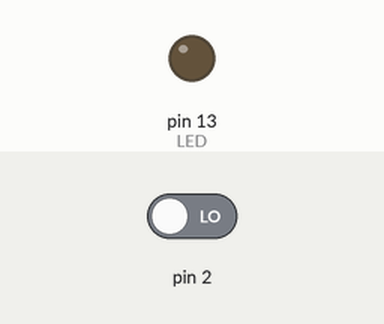
Bench run of a sketch on a simulated Arduino Uno, built with avr-gcc and run on an emulated ATmega328P. Parts: output pins drawn as LEDs (lit = HIGH). Inputs (shaded band) come from the test bench; at power-on: pin 2 LOW.

Above: at 0.8 s.
0.9 s: pin 2 driven HIGH
At 1.8 s:
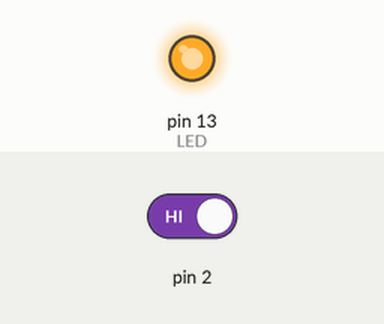
Timing chart, 0 to 3.9 s (numbered marks = the images above; inputs shaded):
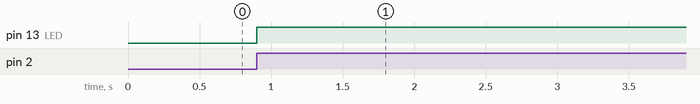

The sketch:

3c.ino
```cpp
#include <avr/io.h>

int main(void)
{
    // LED (PB5 / Pin 13) as output
    DDRB |= (1 << DDB5);

    // Button (PD2 / Pin 2) as input
    DDRD &= ~(1 << DDD2);

    uint8_t led_state = 0;

    while (1)
    {
        // Check if button is pressed
        if (PIND & (1 << PIND2))
        {
            // Toggle LED state
            led_state ^= 1;

            if (led_state)
                PORTB |= (1 << PORTB5);   // LED ON
            else
                PORTB &= ~(1 << PORTB5);  // LED OFF

            // Wait until button is released
            while (PIND & (1 << PIND2));
        }
    }
}
```

Measured:
- after the input at 0.9 s, pin 13 (LED): LOW → HIGH at once
